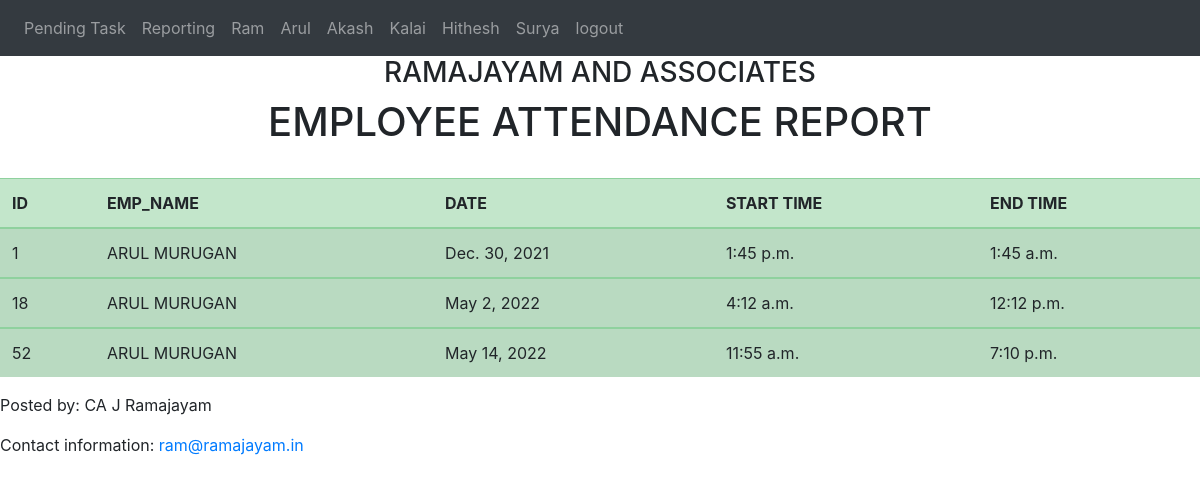
/todolist/emp2 (signed in), run on the app's committed database.
### todolist_app/models.py (models this page shows)
class emp(models.Model):
    emp_name = models.CharField(max_length=100,null=True)
    date = models.DateField(blank=True,null=True)
    intime = models.TimeField(blank=True,null=True)
    outtime = models.TimeField(blank=True,null=True)

### todolist_app/views.py (the view)
# urls.py: path('emp2',views.emp2,name='emp2'),
@login_required
def emp2(request):
    all2 = emp.objects.filter(emp_name='ARUL MURUGAN')
    return render(request,'emp2.html',{'all':all2})

### todolist_app/templates/emp2.html (shortened to what this page needs)
{% load  static %}
<!doctype html>
<html lang="en">
  <head>
    <link rel="stylesheet" href="https://stackpath.bootstrapcdn.com/bootstrap/4.4.1/css/bootstrap.min.css">
<nav class="navbar navbar-expand-lg navbar-dark bg-dark">
  <div class="collapse navbar-collapse" id="navbarNavAltMarkup">
    <div class="navbar-nav">
      <a class="nav-item nav-link" href="{% url 'todolist' %}">Pending Task</a>
      <a class="nav-item nav-link" href="{% url 'attendance' %}">Reporting</a>
      <a class="nav-item nav-link" href="{% url 'emp1' %}">Ram</a>
      <a class="nav-item nav-link" href="{% url 'emp2' %}">Arul</a>
      <a class="nav-item nav-link" href="{% url 'emp3' %}">Akash</a>
      <a class="nav-item nav-link" href="{% url 'emp4' %}">Kalai</a>
      <a class="nav-item nav-link" href="{% url 'emp5' %}">Hithesh</a>
      <a class="nav-item nav-link" href="{% url 'emp6' %}">Surya</a>
      <a class="nav-item nav-link" href="{% url 'logout' %}">logout</a>
    </div>
  </div>
</nav>
  </head>
  <body><center>
    <h3>RAMAJAYAM AND ASSOCIATES</h3>
    {% block content %}
    <form method="post">
        <center><h1>EMPLOYEE ATTENDANCE REPORT</h1></center></br>
<table class="table table-success table-striped">
    <thead>
        <tr>
            <th scope="col">ID</th>
            <th scope="col">EMP_NAME</th>
            <th scope="col">DATE</th>
            <th scope="col">START TIME</th>
            <th scope="col">END TIME</th>
        </tr>
    </thead>
    {% for x in all %}
    <tbody>
        <td scope="row">{{ x.id }}</td>
        <td scope="row">{{ x.emp_name }}</td>
        <td scope="row">{{ x.date }}</td>
        <td scope="row">{{ x.intime }}</td>
        <td scope="row">{{ x.outtime }}</td>
    {% endfor %}
    </tbody>
</table>
</form>
    {% endblock content %}</center>
  <footer>
  <p>Posted by: CA J Ramajayam</p>
  <p>Contact information: <a href="mailto:ram@ramajayam.in">ram@ramajayam.in</a>	</p>
  </footer>
  </body>
</html>

### data on the page
emp: id "1", emp_name "ARUL MURUGAN", date "Dec. 30, 2021", intime "1:45 p.m.", outtime "1:45 a.m."
emp: id "18", emp_name "ARUL MURUGAN", date "May 2, 2022", intime "4:12 a.m.", outtime "12:12 p.m."
emp: id "52", emp_name "ARUL MURUGAN", date "May 14, 2022", intime "11:55 a.m.", outtime "7:10 p.m."
